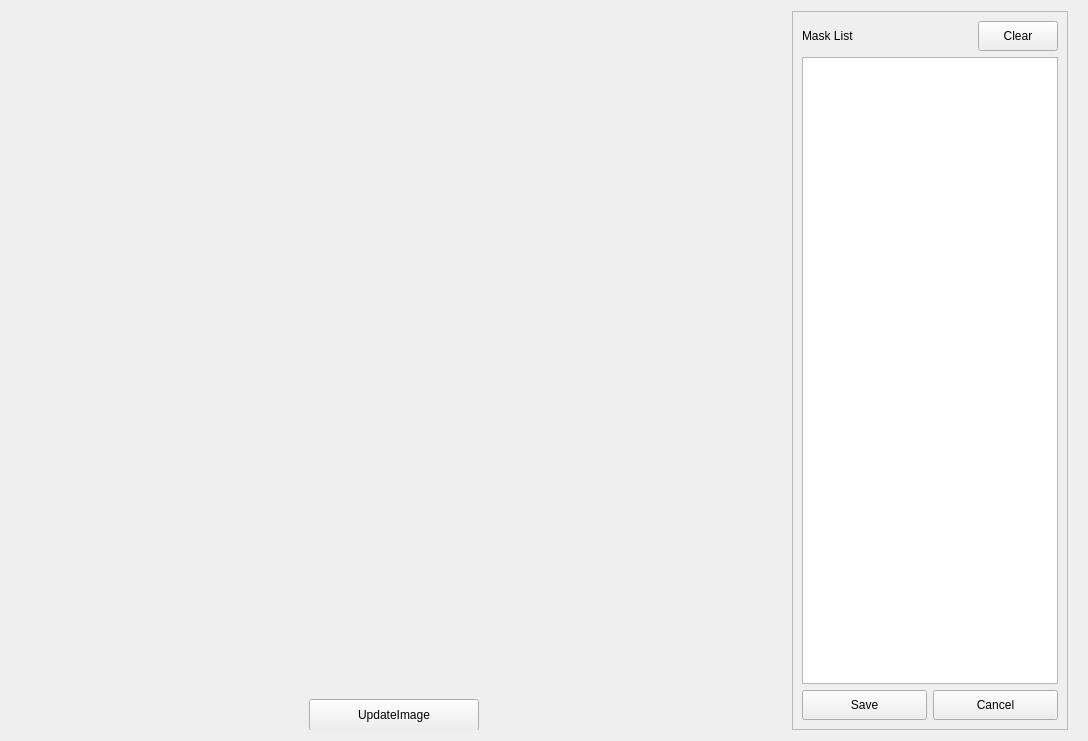
<?xml version="1.0" encoding="UTF-8"?>
<ui version="4.0">
 <class>mmind::SetImageMaskWidget</class>
 <widget class="QWidget" name="mmind::SetImageMaskWidget">
  <property name="geometry">
   <rect>
    <x>0</x>
    <y>0</y>
    <width>1088</width>
    <height>741</height>
   </rect>
  </property>
  <property name="windowTitle">
   <string>Set Image Mask</string>
  </property>
  <layout class="QHBoxLayout" name="horizontalLayout_4">
   <item>
    <layout class="QVBoxLayout" name="verticalLayout_2">
     <property name="spacing">
      <number>0</number>
     </property>
     <item>
      <widget class="MaskViewWidget" name="targetImg" native="true">
       <property name="minimumSize">
        <size>
         <width>0</width>
         <height>0</height>
        </size>
       </property>
      </widget>
     </item>
     <item>
      <widget class="QWidget" name="widget" native="true">
       <property name="minimumSize">
        <size>
         <width>0</width>
         <height>40</height>
        </size>
       </property>
       <property name="maximumSize">
        <size>
         <width>16777215</width>
         <height>40</height>
        </size>
       </property>
       <layout class="QHBoxLayout" name="horizontalLayout_3">
        <item>
         <spacer name="horizontalSpacer_3">
          <property name="orientation">
           <enum>Qt::Horizontal</enum>
          </property>
          <property name="sizeHint" stdset="0">
           <size>
            <width>40</width>
            <height>20</height>
           </size>
          </property>
         </spacer>
        </item>
        <item>
         <widget class="QPushButton" name="updateImgBtn">
          <property name="minimumSize">
           <size>
            <width>170</width>
            <height>32</height>
           </size>
          </property>
          <property name="maximumSize">
           <size>
            <width>170</width>
            <height>32</height>
           </size>
          </property>
          <property name="text">
           <string>UpdateImage</string>
          </property>
          <property name="icon">
           <iconset>
            <normaloff>:/resource/darkstyle/icon_refresh.png</normaloff>:/resource/darkstyle/icon_refresh.png</iconset>
          </property>
         </widget>
        </item>
        <item>
         <spacer name="horizontalSpacer_4">
          <property name="orientation">
           <enum>Qt::Horizontal</enum>
          </property>
          <property name="sizeHint" stdset="0">
           <size>
            <width>281</width>
            <height>19</height>
           </size>
          </property>
         </spacer>
        </item>
       </layout>
      </widget>
     </item>
    </layout>
   </item>
   <item>
    <widget class="QWidget" name="controlSection" native="true">
     <property name="sizePolicy">
      <sizepolicy hsizetype="Fixed" vsizetype="Preferred">
       <horstretch>0</horstretch>
       <verstretch>0</verstretch>
      </sizepolicy>
     </property>
     <layout class="QVBoxLayout" name="verticalLayout_3">
      <property name="topMargin">
       <number>0</number>
      </property>
      <property name="bottomMargin">
       <number>0</number>
      </property>
      <item>
       <widget class="QFrame" name="parameterFrame">
        <property name="sizePolicy">
         <sizepolicy hsizetype="Preferred" vsizetype="Preferred">
          <horstretch>0</horstretch>
          <verstretch>0</verstretch>
         </sizepolicy>
        </property>
        <property name="maximumSize">
         <size>
          <width>300</width>
          <height>16777215</height>
         </size>
        </property>
        <property name="frameShape">
         <enum>QFrame::StyledPanel</enum>
        </property>
        <property name="frameShadow">
         <enum>QFrame::Raised</enum>
        </property>
        <layout class="QVBoxLayout" name="verticalLayout">
         <item>
          <layout class="QHBoxLayout" name="horizontalLayout">
           <item>
            <widget class="QLabel" name="label">
             <property name="text">
              <string>Mask List</string>
             </property>
            </widget>
           </item>
           <item>
            <spacer name="horizontalSpacer">
             <property name="orientation">
              <enum>Qt::Horizontal</enum>
             </property>
             <property name="sizeHint" stdset="0">
              <size>
               <width>40</width>
               <height>20</height>
              </size>
             </property>
            </spacer>
           </item>
           <item>
            <widget class="QPushButton" name="clear">
             <property name="minimumSize">
              <size>
               <width>0</width>
               <height>30</height>
              </size>
             </property>
             <property name="text">
              <string>Clear</string>
             </property>
            </widget>
           </item>
          </layout>
         </item>
         <item>
          <widget class="QListWidget" name="maskListWidget"/>
         </item>
         <item>
          <layout class="QHBoxLayout" name="horizontalLayout_2">
           <item>
            <widget class="QPushButton" name="save">
             <property name="minimumSize">
              <size>
               <width>0</width>
               <height>30</height>
              </size>
             </property>
             <property name="text">
              <string>Save</string>
             </property>
            </widget>
           </item>
           <item>
            <widget class="QPushButton" name="cancel">
             <property name="minimumSize">
              <size>
               <width>0</width>
               <height>30</height>
              </size>
             </property>
             <property name="text">
              <string>Cancel</string>
             </property>
            </widget>
           </item>
          </layout>
         </item>
        </layout>
       </widget>
      </item>
     </layout>
    </widget>
   </item>
  </layout>
 </widget>
 <customwidgets>
  <customwidget>
   <class>MaskViewWidget</class>
   <extends>QWidget</extends>
   <header>../canvas/RoiViewWidget.h</header>
   <container>1</container>
  </customwidget>
 </customwidgets>
 <resources/>
 <connections/>
</ui>
